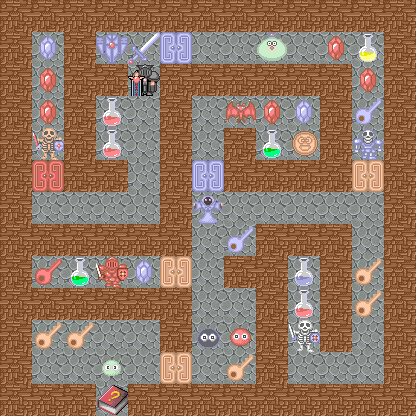

Rendered tile map (Tiled .tmx) drawn with the repository's tilesets; below, a short description and the map source with its tile grids summarised:
An orthogonal 13x13 tile map with 32x32 px tiles, 5 tile layers (floor, wall, enemy, door, ...), 4 tilesets and 2 objects (npc, teleport).

<map version="1.0" orientation="orthogonal" width="13" height="13" tilewidth="32" tileheight="32">
 <tileset firstgid="1" name="terrain" tilewidth="32" tileheight="32">
  <image source="terrain.png" width="64" height="32" />
 </tileset>
 <tileset firstgid="3" name="enemy" tilewidth="32" tileheight="32">
  <image source="enemy.png" width="128" height="2048" />
 </tileset>
 <tileset firstgid="259" name="door" tilewidth="32" tileheight="32">
  <image source="door.png" width="128" height="128" />
 </tileset>
 <tileset firstgid="275" name="item" tilewidth="32" tileheight="32">
  <image source="item.png" width="128" height="512" />
 </tileset>
 <layer name="floor" width="13" height="13">
  <data>[169 cells, 169 non-empty, 1 distinct tile ids]</data>
 </layer>
 <layer name="wall" width="13" height="13">
  <data>[169 cells, 93 non-empty, 1 distinct tile ids]</data>
 </layer>
 <layer name="enemy" width="13" height="13">
  <data>[169 cells, 11 non-empty, 11 distinct tile ids]</data>
 </layer>
 <layer name="door" width="13" height="13">
  <data>[169 cells, 6 non-empty, 3 distinct tile ids]</data>
 </layer>
 <layer name="item" width="13" height="13">
  <data>[169 cells, 27 non-empty, 13 distinct tile ids]</data>
 </layer>
 <objectgroup name="object" width="13" height="13">
  <object name="npc0" type="npc" x="128" y="320" width="32" height="32">
   <properties>
    <property name="image" value="npc.png" />
    <property name="rectX" value="0" />
    <property name="rectY" value="0" />
   </properties>
  </object>
  <object type="teleport" x="192" y="32" width="32" height="32">
   <properties>
    <property name="heroTileCoordX" value="2" />
    <property name="heroTileCoordY" value="11" />
    <property name="image" value="down_floor.png" />
    <property name="targetMap" value="0" />
   </properties>
  </object>
 </objectgroup>
</map>
